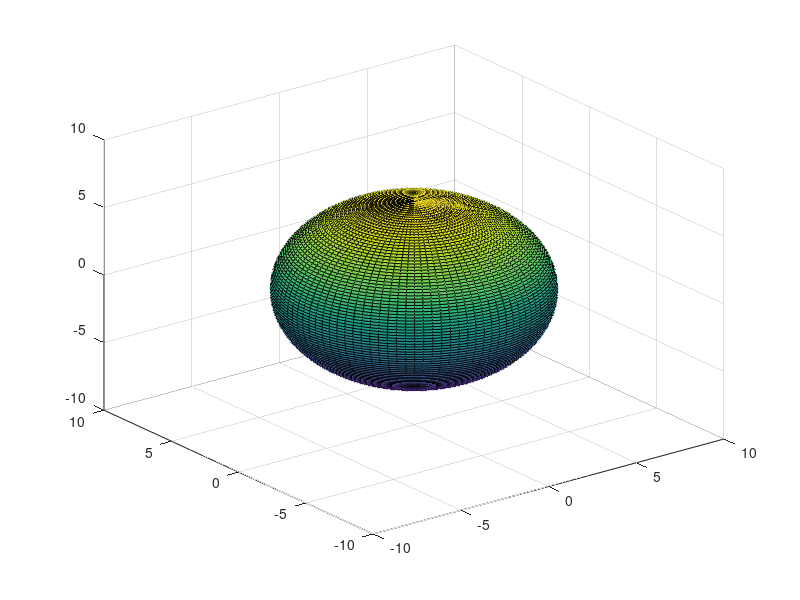

This chart was generated by the following MATLAB code: (Note: this script raises an error after producing the figure.)
n1=50;n2=50;n3=50;nprocess=1837;nrna=175;rrna=6.5;inteval=8;iter=40;ratio=12;
number_shape=24;
pnum1=7;pnum2=25;

record_file=fopen('shape_new_right/random_1.txt','wt');
for repeat=1:5
record=zeros(nprocess,6);
count1=0;
for xx=2:n1-1
    for yy=2:n2-1
        for zz=2:n3-1
            if (xx-(n1+1)/2)^2+(yy-(n2+1)/2)^2+(zz-(n3+1)/2)^2>=pnum1^2
                if (xx-(n1+1)/2)^2+(yy-(n2+1)/2)^2+(zz-(n3+1)/2)^2<=pnum2^2
                    count1=count1+1;
                    record(count1,1:3)=[xx,yy,zz];
                end
            end
        end
    end
end            

p=randperm(count1);
p1=p(1:nprocess);
randomFactor=zeros(nprocess,7);
randomFactor(:,2:4)=record(p1,1:3);

r=rrna;
theta=linspace(0,pi);
phi=linspace(0,2*pi);
[tt,pp]=meshgrid(theta,phi);
[x1,y1,z1]=sph2cart(pp,pi/2-tt,r);
s1=surf(x1,y1,z1);

count0=0;
for xx=18:33
    for yy=18:33
        for zz=18:33
            if sqrt((xx-n11)^2+(yy-n22)^2+(zz-n33)^2)>=7 && sqrt((xx-n11)^2+(yy-n22)^2+(zz-n33)^2)<=8
                count0=count0+1;
                inner(count0,1:3)=[xx,yy,zz];
            end
        end
    end
end

count1=0;
pol=zeros(1,5);
for k=1:count0
    [theta,phi,r]=cart2sph(inner(k,1)-25.5,inner(k,2)-25.5,inner(k,3)-25.5);
    if phi>-1/4*pi && phi<=1/4*pi 
        if (theta>=-1/8*pi && theta <=1/8*pi) || (theta>=13/24*pi && theta<=19/24*pi) || (theta>=-19/24*pi && theta<=-13/24*pi)
            count1=count1+1;
            pol(count1,1:3)=inner(k,1:3);
        end
    end
end

pinner=randperm(count1);
pinner1=pinner(1:nrna);
RRNA=pol(pinner1,:);
inner=RRNA;

nrna=count3;
for n=1:nprocess
    dist0=99999999999;idx=0;
    for k=1:nrna
        if inner(k,4)<ratio
            dist1=sqrt((randomFactor(n,2)-inner(k,1))^2+(randomFactor(n,3)-inner(k,2))^2+(randomFactor(n,4)-inner(k,3))^2);
            if dist1<dist0
                dist0=dist1;
                idx=k;
            end
        end
    end
    randomFactor(n,5)=idx;
    randomFactor(n,6)=dist0;
    inner(idx,4)=inner(idx,4)+1;
end

%[randomFactor_res]=CalEffect_usual(randomFactor,inner,n1,n2,n3,rrna);
[randomFactor_res]=CalEffect_all_new_v4(randomFactor,inner,n1,n2,n3,5);
sum(randomFactor_res(:,7))/nprocess*10*8
plot3(randomFactor_res(:,2),randomFactor(:,3),randomFactor(:,4),'.','color','red');
hold on;
plot3(inner(:,1),inner(:,2),inner(:,3),'.','color','black');
hold off;
axis([0,50,0,50,0,50]);
file=['inner3_shape_new_right/effect_all_innerBall_outer_random_.txt',num2str(repeat),'.txt'];
type_w=fopen(file,'wt');
for n=1:nprocess
    fprintf(type_w,'%d\t%d\t%d\t%d\t%d\t%d\n',randomFactor(n,2),randomFactor(n,3),randomFactor(n,4),randomFactor(n,5),randomFactor(n,6),randomFactor_res(n,7)*(80));
end
fprintf(record_file,'%d\n',sum(randomFactor_res(:,7))/nprocess*10*8);
end
fclose('all');

%{
a=load('inner3_shape_new_right/random_1.txt');
max(a)
%}